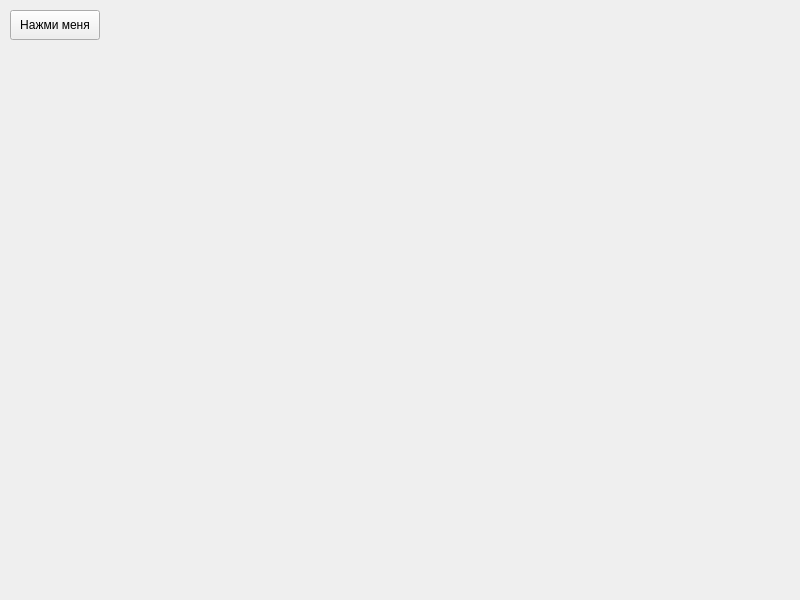
<?xml version="1.0" encoding="UTF-8"?>
<ui version="4.0">
 <class>MainWindow</class>
 <widget class="QMainWindow" name="MainWindow">
  <property name="geometry">
   <rect>
    <x>0</x>
    <y>0</y>
    <width>800</width>
    <height>600</height>
   </rect>
  </property>
  <property name="windowTitle">
   <string>Убегающая кнопка </string>
  </property>
  <widget class="QWidget" name="centralwidget">
   <widget class="QPushButton" name="pushButton">
    <property name="geometry">
     <rect>
      <x>10</x>
      <y>10</y>
      <width>90</width>
      <height>30</height>
     </rect>
    </property>
    <property name="text">
     <string>Нажми меня</string>
    </property>
   </widget>
  </widget>
 </widget>
 <resources/>
 <connections/>
</ui>
